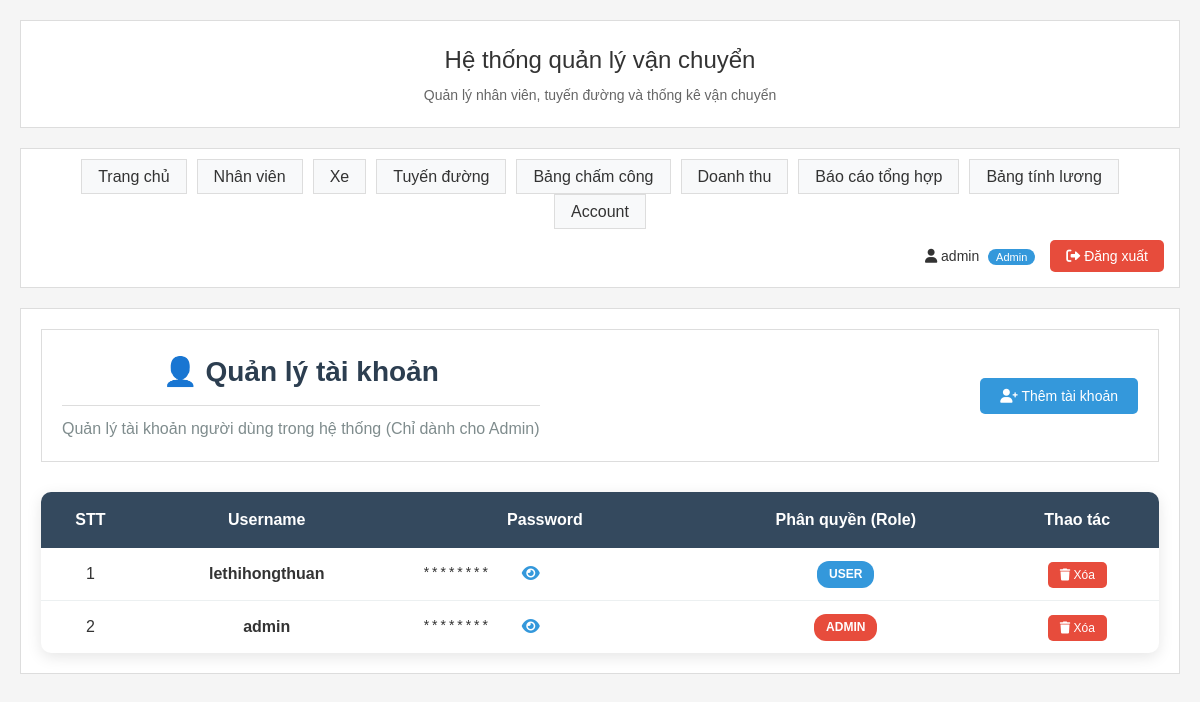
The page /accounts (signed in) on the database its author committed.
### main.py (models this page shows)
class Account(Base):
    __tablename__ = "accounts"
    id = Column(Integer, primary_key=True, index=True)
    username = Column(String, unique=True, nullable=False)  # Tên đăng nhập
    password = Column(String, nullable=False)  # Mật khẩu (lưu dạng plain text, có thể hash sau)
    role = Column(String, default="User")  # Phân quyền: Admin, User, Guest
    created_at = Column(DateTime, default=datetime.utcnow)
    updated_at = Column(DateTime, default=datetime.utcnow, onupdate=datetime.utcnow)

### main.py (the view)
@app.get("/accounts", response_class=HTMLResponse)
async def accounts_page(request: Request, db: Session = Depends(get_db), current_user = Depends(get_current_user)):
    if current_user is None:
        return RedirectResponse(url="/login", status_code=303)
    if current_user["role"] != "Admin":
        return RedirectResponse(url="/daily-new", status_code=303)
    accounts = db.query(Account).order_by(Account.created_at.desc()).all()
    return templates.TemplateResponse("account.html", {
        "request": request,
        "current_user": current_user,
        "accounts": accounts
    })

### templates/account.html (shortened to what this page needs)
{% extends "base.html" %}
{% block content %}
<div class="page-header">
    <div style="display: flex; justify-content: space-between; align-items: center;">
        <div>
            <h2>👤 Quản lý tài khoản</h2>
            <p>Quản lý tài khoản người dùng trong hệ thống (Chỉ dành cho Admin)</p>
        </div>
        <button type="button" class="btn btn-primary btn-lg" onclick="openAddAccountModal()">
            <i class="fas fa-user-plus"></i> Thêm tài khoản
        </button>
    </div>
</div>
<div class="table-section">
    {% if accounts %}
    <div class="table-responsive">
        <table class="data-table">
            <thead>
                <tr>
                    <th>STT</th>
                    <th>Username</th>
                    <th>Password</th>
                    <th>Phân quyền (Role)</th>
                    <th>Thao tác</th>
                </tr>
            </thead>
            <tbody>
                {% for account in accounts %}
                <tr>
                    <td>{{ loop.index }}</td>
                    <td><strong>{{ account.username }}</strong></td>
                    <td>
                        <div style="display: flex; align-items: center; gap: 8px;">
                            <span class="password-display" id="password-{{ account.id }}" data-password="{{ account.password }}">
                                ********
                            </span>
                            <button type="button" class="btn-icon" onclick="togglePassword({{ account.id }})" title="Hiển thị/Ẩn mật khẩu">
                                <i class="fas fa-eye" id="eye-icon-{{ account.id }}"></i>
                            </button>
                        </div>
                    </td>
                    <td>
                        <span class="role-badge role-{{ account.role.lower() }}">
                            {{ account.role }}
                        </span>
                    </td>
                    <td>
                        <button type="button" class="btn btn-sm btn-danger" onclick="deleteAccount({{ account.id }}, '{{ account.username }}')">
                            <i class="fas fa-trash"></i> Xóa
                        </button>
                    </td>
                </tr>
                {% endfor %}
            </tbody>
        </table>
    </div>
    {% else %}
    <div class="no-data">
        <div class="no-data-icon">👤</div>
        <h3>Chưa có tài khoản nào</h3>
        <p>Hãy thêm tài khoản đầu tiên bằng nút "Thêm tài khoản" bên trên</p>
    </div>
    {% endif %}
</div>
{% endblock %}

### templates/base.html (shortened to what this page needs)
<!DOCTYPE html>
<html lang="vi">
<head>
    <link rel="stylesheet" href="https://cdnjs.cloudflare.com/ajax/libs/font-awesome/6.0.0/css/all.min.css">
    <link rel="stylesheet" href="/static/style.css">
</head>
<body>
    <div class="container">
        <div class="header">
            <h1>Hệ thống quản lý vận chuyển</h1>
            <p>Quản lý nhân viên, tuyến đường và thống kê vận chuyển</p>
        </div>
        <nav class="nav">
            <ul>
                {% if current_user and current_user.role == "Admin" %}
                <li><a href="/">Trang chủ</a></li>
                <li><a href="/employees">Nhân viên</a></li>
                <li><a href="/vehicles">Xe</a></li>
                <li><a href="/routes">Tuyến đường</a></li>
                <li><a href="/daily-new">Bảng chấm công</a></li>
                <li><a href="/revenue">Doanh thu</a></li>
                <li><a href="/report">Báo cáo tổng hợp</a></li>
                <li><a href="/salary-calculation">Bảng tính lương</a></li>
                <li><a href="/accounts">Account</a></li>
                {% elif current_user and current_user.role == "User" %}
                <li><a href="/daily-new">Bảng chấm công</a></li>
                <li><a href="/revenue">Doanh thu</a></li>
                {% endif %}
            </ul>
            {% if current_user %}
            <div style="margin-left: auto; display: flex; align-items: center; gap: 15px;">
                <span style="color: #333; font-size: 14px;">
                    <i class="fas fa-user"></i> {{ current_user.username }}
                    <span style="background: #3498db; color: white; padding: 2px 8px; border-radius: 12px; font-size: 11px; margin-left: 5px;">
                        {{ current_user.role }}
                    </span>
                </span>
                <form method="POST" action="/logout" style="margin: 0; display: inline;">
                    <button type="submit" style="background: #e74c3c; color: white; border: none; padding: 8px 16px; border-radius: 5px; cursor: pointer; font-size: 14px;">
                        <i class="fas fa-sign-out-alt"></i> Đăng xuất
                    </button>
                </form>
            </div>
            {% endif %}
        </nav>
        <main class="content">
            {% block content %}{% endblock %}
        </main>
    </div>
</body>
</html>

### static/style.css (style rules this page uses)
* { margin: 0; padding: 0; box-sizing: border-box; }
body { font-family: Arial, sans-serif; background-color: #f5f5f5; color: #333; line-height: 1.6; }
.container { max-width: 1200px; margin: 0 auto; padding: 20px; }
.header { background: white; border: 1px solid #ddd; padding: 20px; margin-bottom: 20px; text-align: center; }
.header h1 { color: #333; font-size: 24px; margin-bottom: 5px; font-weight: normal; }
.header p { color: #666; font-size: 14px; }
.nav { background: white; border: 1px solid #ddd; padding: 15px; margin-bottom: 20px; display: flex; justify-content: space-between; align-items: center; flex-wrap: wrap; gap: 15px; }
.nav ul { list-style: none; display: flex; justify-content: center; flex-wrap: wrap; gap: 10px; margin: 0; padding: 0; }
.nav a { text-decoration: none; color: #333; padding: 8px 16px; background: #f8f9fa; border: 1px solid #ddd; transition: background-color 0.2s; }
.content { background: white; border: 1px solid #ddd; padding: 20px; margin-bottom: 20px; }
.content h2 { color: #333; margin-bottom: 20px; font-size: 18px; border-bottom: 1px solid #ddd; padding-bottom: 10px; }
.btn { background: #007bff; color: white; padding: 8px 16px; border: none; font-size: 14px; cursor: pointer; transition: background-color 0.2s; }
.btn-danger { background: #dc3545; }
.page-header { background: white; border: 1px solid #ddd; padding: 20px; margin-bottom: 20px; text-align: center; }
.page-header h2 { color: #2c3e50; font-size: 28px; margin-bottom: 8px; font-weight: 600; }
.page-header p { color: #7f8c8d; font-size: 16px; }
table th, table td { text-align: center; }
thead th, th { text-align: center !important; }
.data-table th, .data-table td { text-align: center; }

### templates/account.html (style rules this page uses)
.page-header { margin-bottom: 30px; }
.page-header h2 { color: #2c3e50; margin-bottom: 10px; }
.page-header p { color: #7f8c8d; margin: 0; }
.btn-lg { padding: 12px 24px; font-size: 16px; border-radius: 8px; }
.table-section { background: white; border-radius: 10px; box-shadow: 0 4px 15px rgba(0, 0, 0, 0.1); overflow: hidden; }
.data-table { width: 100%; border-collapse: collapse; }
.data-table th { background: #34495e; color: white; padding: 15px 12px; text-align: left; font-weight: 600; border: none; }
.data-table td { padding: 12px; border-bottom: 1px solid #ecf0f1; vertical-align: middle; }
.data-table tbody tr:last-child td { border-bottom: none; }
.password-display { font-family: monospace; font-size: 14px; color: #333; min-width: 100px; display: inline-block; }
.btn-icon { background: none; border: none; cursor: pointer; color: #3498db; padding: 4px 8px; font-size: 16px; transition: color 0.2s; }
.role-badge { display: inline-block; padding: 4px 12px; border-radius: 12px; font-size: 12px; font-weight: 600; text-transform: uppercase; }
.role-admin { background-color: #e74c3c; color: white; }
.role-user { background-color: #3498db; color: white; }
.btn { padding: 10px 20px; border: none; border-radius: 5px; cursor: pointer; font-size: 14px; transition: background-color 0.2s; text-decoration: none; display: inline-block; }
.btn-primary { background-color: #3498db; color: white; }
.btn-danger { background-color: #e74c3c; color: white; }
.btn-sm { padding: 6px 12px; font-size: 12px; }

### rows shown on the page
Account: username "admin", role "Admin", role "ADMIN"
Account: username "lethihongthuan", role "USER"
